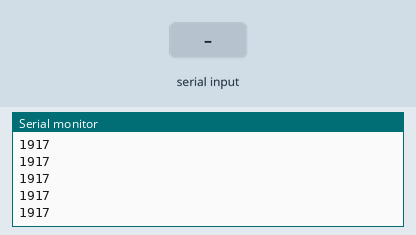
Simulated run of this sketch. Board: Arduino Uno, built with avr-gcc and run on an emulated ATmega328P. On the bench: the last lines printed to the serial monitor. Inputs (shaded band) come from the test bench.

Above: at 1.2 s.
1.3 s: byte 30 received over Serial
At 1.31 s:
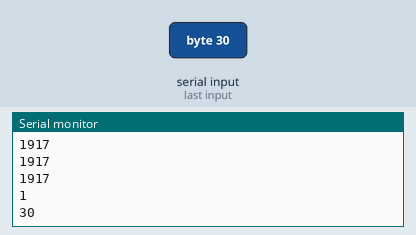
2.8 s: byte 90 received over Serial
At 2.81 s:
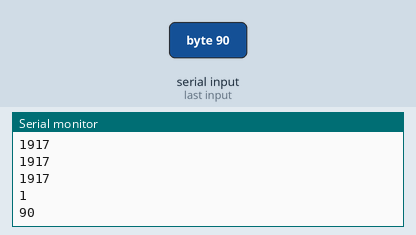
4.3 s: byte 120 received over Serial
At 4.32 s:
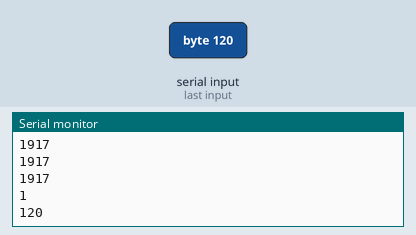
Timing chart, 0 to 7.3 s (numbered marks = the images above; inputs shaded):
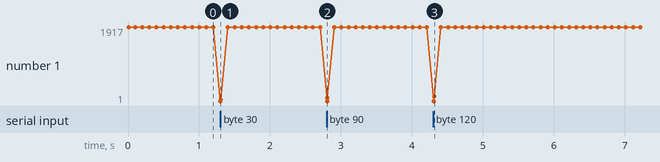

Measured:
- after the input at 1.3 s, the serial monitor: prints a new line at once (image 1)
- after the input at 2.8 s, the serial monitor: prints a new line at once (image 2)
- after the input at 4.3 s, the serial monitor: prints a new line at once (image 3)

The sketch:

pySerial_Test.ino
```cpp
void setup() {
  // put your setup code here, to run once:

  Serial.begin(9600); // set the baud rate
  Serial.println("Ready"); // print "Ready" once

}

void loop() {
  // put your main code here, to run repeatedly:

  int inByte;
  while (Serial.available() > 0) { // only send data back if data has been sent
     inByte = Serial.read(); // read the incoming data
     Serial.println("1");
  }


  if ( inByte)
  {
    Serial.println(inByte); // send the data back in a new line so that it is not all one long line
  }
  else
  {
    Serial.write("we goofed \n");
  }
  delay(100);
}
```
